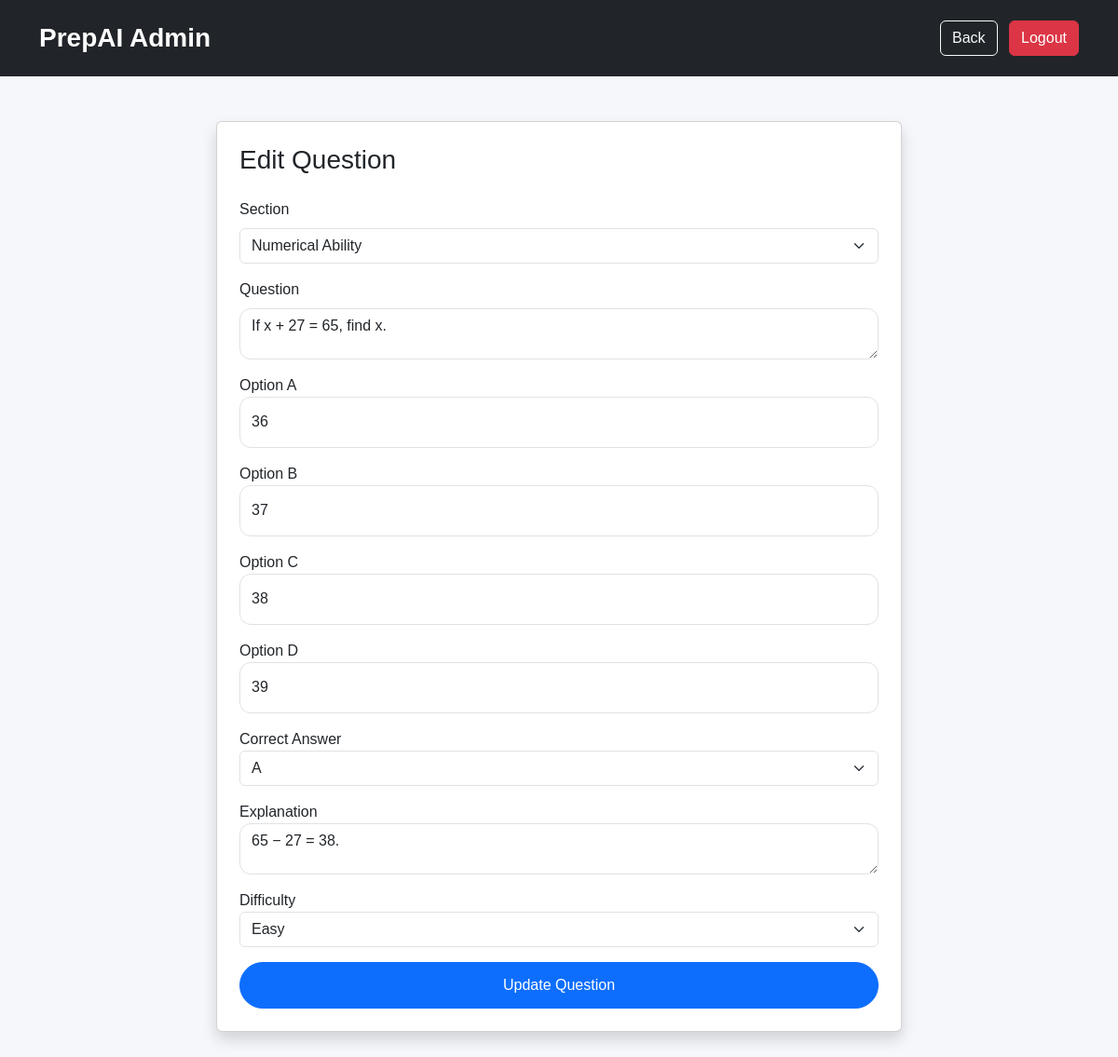
/admin/edit_question/6 (signed in), run on the app's committed database.
### app.py (models this page shows)
class Question(db.Model):
    __tablename__ = "questions"
    id = db.Column(db.Integer, primary_key=True)
    section_id = db.Column(db.Integer, db.ForeignKey("sections.id"))
    question = db.Column(db.Text)
    option_a = db.Column(db.String(255))
    option_b = db.Column(db.String(255))
    option_c = db.Column(db.String(255))
    option_d = db.Column(db.String(255))
    answer = db.Column(db.String(10))
    explanation = db.Column(db.Text)
    difficulty = db.Column(db.String(20))

class Section(db.Model):
    __tablename__ = "sections"
    id = db.Column(db.Integer, primary_key=True)
    paper_id = db.Column(db.Integer, db.ForeignKey("papers.id"))
    section_name = db.Column(db.String(100), nullable=False)
    questions = db.relationship("Question", backref="section", lazy=True)

### app.py (the view, shortened to what this page needs)
@app.route("/admin/edit_question/<int:id>", methods=["GET", "POST"])
@login_required
def edit_question(id):
    if current_user.role != "admin":
        flash("Access Denied", "danger")
        return redirect(url_for("dashboard"))
    question = Question.query.get_or_404(id)
    sections = Section.query.order_by(
        Section.section_name
    ).all()
    return render_template(
        "edit_question.html",
        question=question,
        sections=sections
    )

### app.py (called while the page is built)
@login_manager.user_loader
def load_user(user_id):
    return User.query.get(int(user_id))

### templates/edit_question.html (shortened to what this page needs)
<!DOCTYPE html>
<html lang="en">
<head>
<link href="https://cdn.jsdelivr.net/npm/bootstrap@5.3.3/dist/css/bootstrap.min.css" rel="stylesheet">
<link rel="stylesheet" href="{{ url_for('static', filename='css/style.css') }}">
</head>
<body>
<nav class="navbar navbar-expand-lg navbar-dark bg-dark">
<div class="container">
<a class="navbar-brand fw-bold" href="/admin/dashboard">
PrepAI Admin
</a>
<div class="ms-auto">
<a href="/admin/questions" class="btn btn-outline-light me-2">
Back
</a>
<a href="/logout" class="btn btn-danger">
Logout
</a>
</div>
</div>
</nav>
<div class="container py-5">
<div class="row justify-content-center">
<div class="col-lg-8">
<div class="card shadow p-4">
<h3 class="mb-4">
Edit Question
</h3>
<form method="POST">
<div class="mb-3">
<label class="form-label">Section</label>
<select class="form-select" name="section_id">
{% for section in sections %}
<option value="{{ section.id }}"
{% if section.id == question.section_id %}selected{% endif %}>
{{ section.section_name }}
</option>
{% endfor %}
</select>
</div>
<div class="mb-3">
<label class="form-label">
Question
</label>
<textarea
class="form-control"
name="question"
rows="4"
required>{{ question.question }}</textarea>
</div>
<div class="mb-3">
<label>Option A</label>
<input
type="text"
class="form-control"
name="option_a"
value="{{ question.option_a }}"
required>
</div>
<div class="mb-3">
<label>Option B</label>
<input
type="text"
class="form-control"
name="option_b"
value="{{ question.option_b }}"
required>
</div>
<div class="mb-3">
<label>Option C</label>
<input
type="text"
class="form-control"
name="option_c"
value="{{ question.option_c }}"
required>
</div>
<div class="mb-3">
<label>Option D</label>
<input
type="text"
class="form-control"
name="option_d"
value="{{ question.option_d }}"
required>
</div>
<div class="mb-3">
<label>Correct Answer</label>
<select class="form-select" name="answer">
<option value="A" {% if question.answer=="A" %}selected{% endif %}>A</option>
</select>
</div>
<div class="mb-3">
<label>Explanation</label>
<textarea
class="form-control"
name="explanation"
rows="3">{{ question.explanation }}</textarea>
</div>
<div class="mb-3">
<label>Difficulty</label>
<select class="form-select" name="difficulty">
<option value="Easy" {% if question.difficulty=="Easy" %}selected{% endif %}>Easy</option>
</select>
</div>
<button class="btn btn-primary w-100">
Update Question
</button>
</form>
</div>
</div>
</div>
</div>
</body>
</html>

### static/css/style.css (style rules this page uses)
* { margin:0; padding:0; box-sizing:border-box; font-family:'Poppins',sans-serif; }
body { background:#f5f7fb; color:#222; }
.navbar { padding:15px 0; }
.navbar-brand { font-size:28px; font-weight:700; }
.form-control { height:55px; border-radius:12px; }

### data on the page
Question: section_id "Numerical Ability", question "If x + 27 = 65, find x.", option_a "36", option_b "37", option_c "38", option_d "39", explanation "65 − 27 = 38.", difficulty "Easy"
